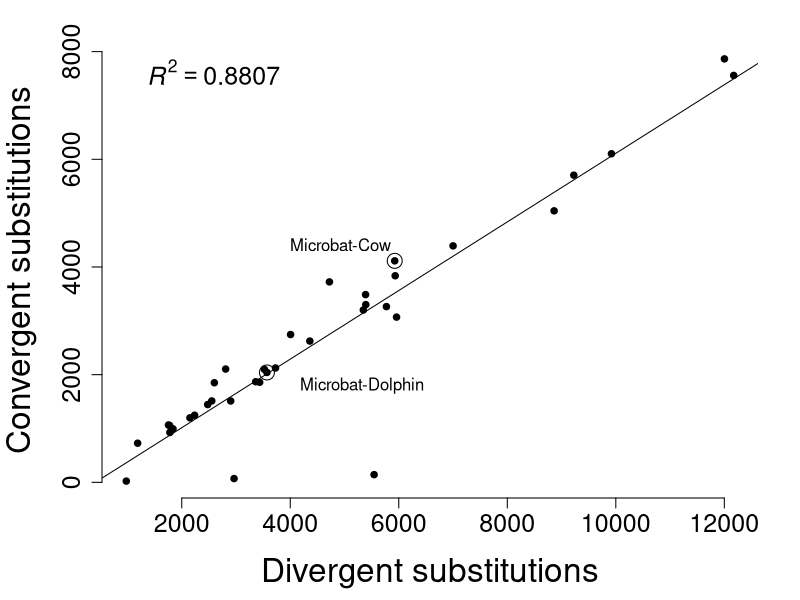

Reproduce this figure in R. (Note: this script raises an error after producing the figure.)
############################################################
# For website convergence figure, 08.18
#
# Gregg Thomas
############################################################

library(ggplot2)
library(ggrepel)
this.dir <- dirname(parent.frame(2)$ofile)
setwd(this.dir)
cat("----------\n")

##########
# Formats the regression labels for ggplots geom_text()
# From: https://stackoverflow.com/questions/7549694/adding-regression-line-equation-and-r2-on-graph
lm_eqn <- function(df, y, x){
  formula = as.formula(sprintf('%s ~ %s', y, x))
  m <- lm(formula, data=df);
  # formating the values into a summary string to print out
  # ~ give some space, but equal size and comma need to be quoted
  eq <- substitute(#italic(target) == a + b %.% italic(input)*","~~
    italic(r)^2~"="~r2,#*","~~italic(p)~"="~pvalue, 
    list(target = y,
         input = x,
         a = format(as.vector(coef(m)[1]), digits = 2), 
         b = format(as.vector(coef(m)[2]), digits = 2), 
         r2 = format(summary(m)$r.squared, digits = 3),
         # getting the pvalue is painful
         pvalue = format(summary(m)$coefficients[2,'Pr(>|t|)'], digits=1)
    )
  )
  as.character(as.expression(eq));                 
}
##########

total_com = c(193262,95746,107004,127158,125852,111824,124553,141228,148834,159247,177903,176445,163967,175616,190806,56589,77901,77074,61287,75272,93205,89581,88468,73150,87006,104450,108758,94232,107588,124535,93313,106469,123234,91790,109150,121728)
com = c(12173,2237,3436,5392,5934,3523,5347,7001,3728,5772,9226,9920,5959,8863,12002,978,1776,1839,1187,1755,2151,2553,2902,1781,2478,3363,4722,2809,4006,5388,2964,4361,5925,2601,3570,5545)
total_con = c(197877,96736,108581,129249,127949,113248,126699,143837,150438,161755,181424,180262,166857,179436,194943,57544,78620,77920,61747,75962,94158,90622,89859,74004,88039,105944,109757,94937,108849,126436,96207,108206,125045,92541,110679,127130)
con = c(7558,1247,1859,3301,3837,2099,3201,4392,2124,3264,5705,6103,3069,5043,7865,23,1057,993,727,1065,1198,1512,1511,927,1445,1869,3723,2104,2745,3487,70,2624,4114,1850,2041,143)

total_con_sim = c(124600,54594,61004,74195,73695,61861,73279,81528,93432,99795,112768,112239,100580,111876,120037,29172,42386,41891,29967,41520,49883,48853,48357,36412,47987,56289,61551,49614,61174,69453,49427,60714,68999,48832,57151,68997)
con_sim = c(1316,181,299,470,486,311,515,638,355,520,909,954,604,930,1141,2,150,161,76,145,154,211,223,159,206,276,391,319,381,474,22,357,444,230,283,59)

micro_dol_con=2041
micro_dol_com = 3570
micro_dol_total=110679
micro_cow_con=4114
micro_cow_com=5925
micro_cow_total=125045

#par(mfcol=c(2,1))
#com_reg = lm(com ~ total_com)
#plot(total_com,com)
#abline(com_reg)
#legend("topleft",bty="n",legend=paste("R^2 = ", format(summary(com_reg)$adj.r.squared, digits=4)))
#points(109150,3570,col="blue",pch=16)
#abort

#png(filename="conv3.png")
par(mfcol=c(1,1),mar=c(5, 5, 2, 2) + 0.1,mgp=c(3.4,0.9,0))
com_con_reg = lm(con ~ com)

plot(com,con,xlab="Divergent substitutions",ylab="Convergent substitutions",cex.lab=2,cex=1.3,cex.axis=1.5,pch=20,bty='n')
abline(com_con_reg)

r2 = summary(com_con_reg)$adj.r.squared
leg = bquote(italic(R)^2 == .(format(r2, digits=4)))
legend("topleft",bty="n",legend=leg,cex=1.5)

points(3570,2041,col="black",pch=1,cex=2)
points(5925,4114,col="black",pch=1,cex=2)
text(3570+1750,2041-250,labels="Microbat-Dolphin")
text(5925-1000,4114+300,labels="Microbat-Cow")
#dev.off()

###########
# The same plot but in ggplot

in_data = data.frame("com"=com,"con"=con)
in_data$pair = NA
in_data = within(in_data, pair[com==3570 & con==2041] <- "Microbat-Dolphin")
in_data = within(in_data, pair[com==5925 & con==4114] <- "Microbat-Cow")

md = data.frame("pair"=c("Microbat-Dolphin"),
                      "com"=c(3570),
                      "con"=c(2041))

mc = data.frame("pair"=c("Microbat-Cow"),
                "com"=c(5925),
                "con"=c(4114))

con_p = ggplot(in_data, aes(com, con)) +
  geom_smooth(method="lm", se=F, color='black') +
  geom_point() +
  geom_text(data=data.frame(),
            aes(x=2500, y=7000, label=lm_eqn(in_data, 'com','con')),
            size=4, color='black', parse=T) +
  geom_point(data=int_data, aes(com, con), shape=1, size=5) +
  geom_text_repel(data=md, aes(label=pair), nudge_x=3000, nudge_y=-250) +
  geom_text_repel(data=mc, aes(label=pair), nudge_x=-1000, nudge_y=500) +
  xlab("Divergent sites") +
  ylab("Convergent sites") +
  theme_classic() +
  theme(axis.text=element_text(size=12), 
        axis.title=element_text(size=16), 
        axis.title.y=element_text(margin=margin(t=0,r=10,b=0,l=0),color="black"), 
        axis.title.x=element_text(margin=margin(t=10,r=0,b=0,l=0),color="black"),
        axis.line=element_line(colour='#595959',size=0.75),
        axis.ticks=element_line(colour="#595959",size = 1),
        axis.ticks.length=unit(0.2,"cm"),
        legend.title=element_text(size=14),
        legend.position="none",
        legend.text=element_text(size=12),
        plot.title=element_text(hjust=0.5, size=8, face="bold")
  )

print(con_p)

ggsave(file="conv4.png", con_p, width=4, height=4, units="in")
